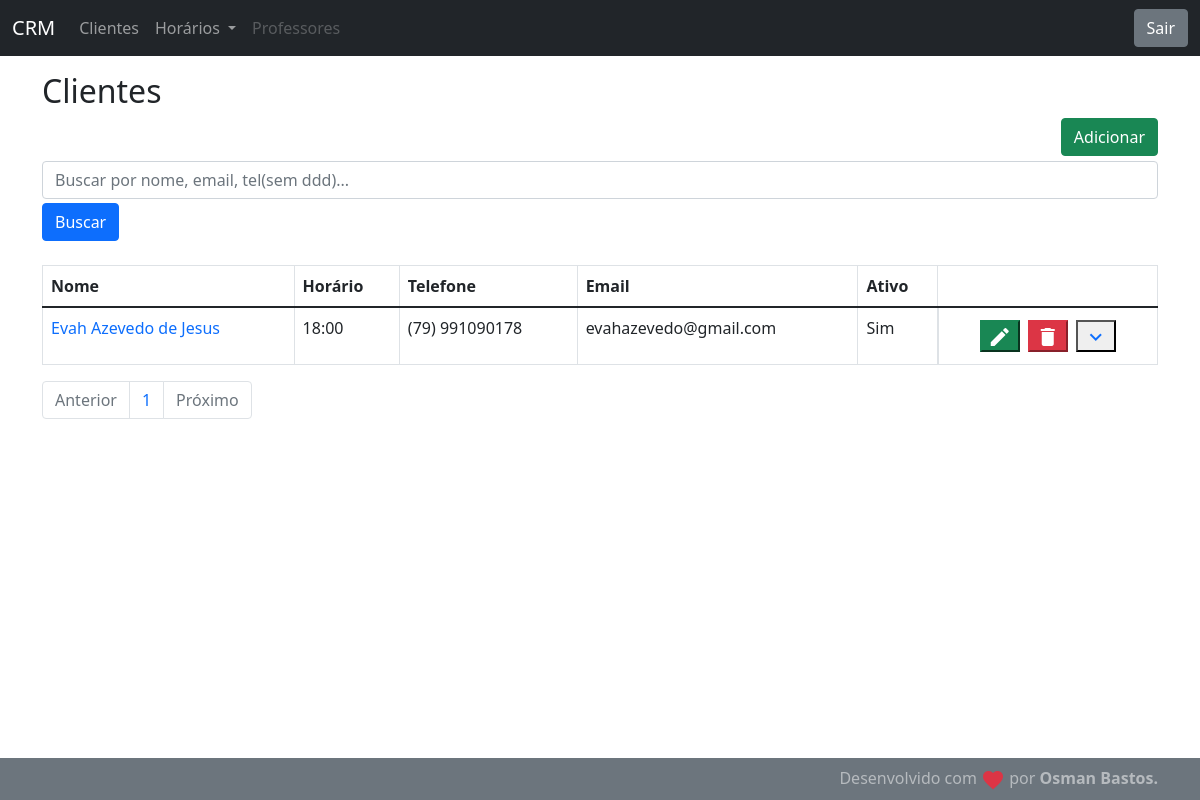
The app's page /customer/list/?class_time=18:00, older data.
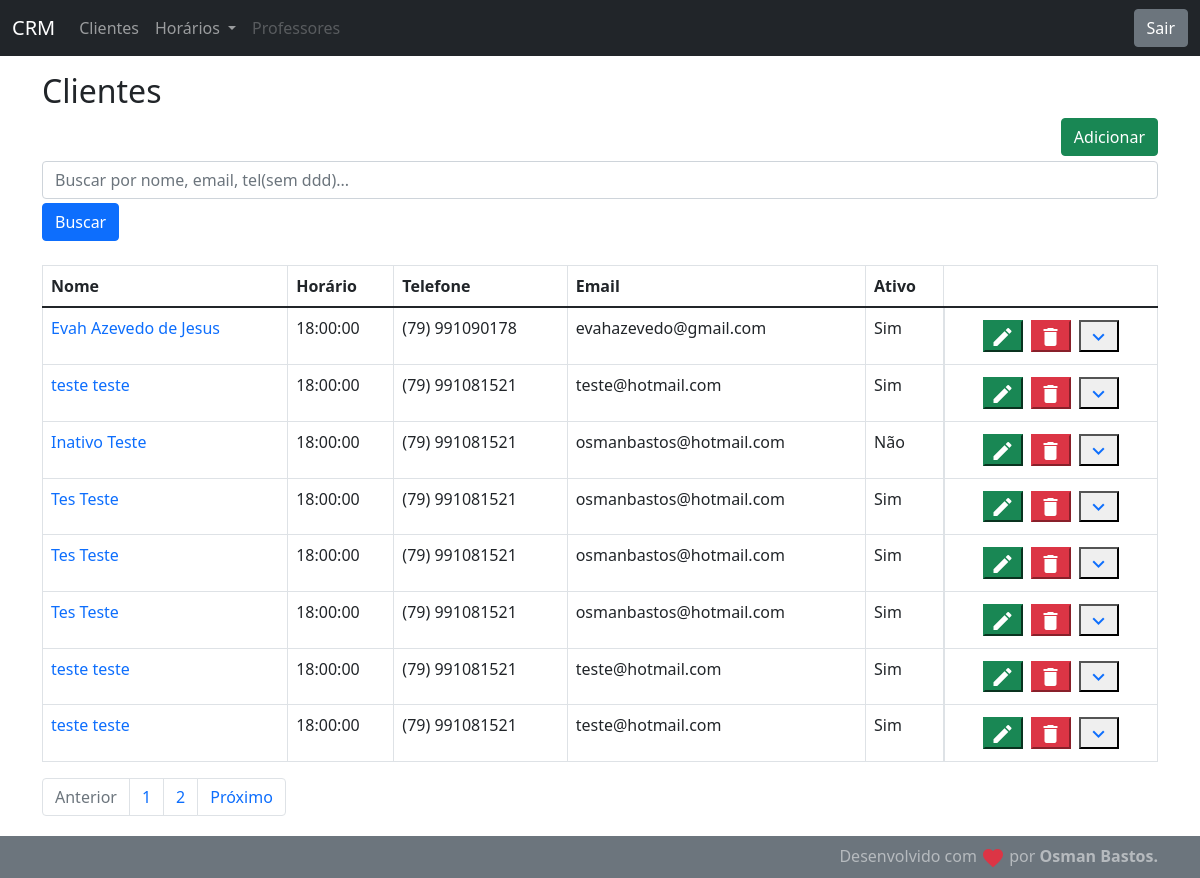
The same page, newer data.
### customer/models.py (models this page shows, shortened)
class Customer(models.Model):
    first_name = models.CharField(max_length=30)
    last_name = models.CharField(max_length=50)
    email = models.EmailField(max_length=254)
    birth_date = models.DateField()
    cpf_field = models.CharField(max_length=11, unique=True, blank=True, null=True)
    area_code = models.CharField(max_length=2)
    phone = models.CharField(max_length=9)
    address = models.CharField(max_length=100)
    address_number = models.CharField(max_length=10)
    created_date = models.DateTimeField(auto_now_add=True)
    update_date = models.DateTimeField(auto_now=True)
    class_time = models.CharField(max_length=8, default='00:00')
    active = models.BooleanField(default=True)
    evolution_field = models.CharField(max_length=500, blank=True, null=True)
    evolution_updated = models.DateTimeField(blank=True, null=True, auto_now=True)
    def get_full_name(self):
        return self.first_name + ' ' + self.last_name
    def get_full_phone(self):
        return '(' + self.area_code + ') ' + self.phone
    def get_full_evolution(self):
        return self.evolution_updated.strftime('%d/%m/%Y %H:%M')
    def get_absolute_url(self):
        return reverse('customer:customer-update', kwargs={'id': self.id})
    def get_delete_url(self):
        return reverse('customer:customer-delete', kwargs={'id': self.id})
    class Meta:
        db_table = 'customer'

### customer/views.py (the view)
# urls.py: path("list/", CustomerListView.as_view(), name='customer-list'),
class CustomerListView(ListView):
    template_name = "customer/customer_list.html"
    paginate_by = 8
    model = Customer
    def get_queryset(self):
        query = self.request.GET.get("name")
        class_time = self.request.GET.get("class_time")
        queryset = Customer.objects.all()
        if query:
            return Customer.objects.filter(first_name__icontains=query) | Customer.objects.filter(last_name__icontains=query) | Customer.objects.filter(email__icontains=query) | Customer.objects.filter(phone__icontains=query)
        if class_time:
            return Customer.objects.filter(class_time__icontains=class_time)
        return Customer.objects.all()

### customer/templates/customer/customer_list.html (shortened to what this page needs)
{% extends "model-page.html"%}
{% block content %}
    <h2>Clientes</h2>
    <a href="{% url "customer:customer-create" %}">
        <button type="button" class="btn btn-success"
            style="float: right; margin-bottom: 5px">Adicionar</button>
    </a>
    <form>
        <div class="form-group mb-1">
            <input class="form-control" type="text" name="name" placeholder="Buscar por nome, email, tel(sem ddd)...">
        </div>
        <button type="submit" class="btn btn-primary">Buscar</button>
    <form>
    <div class="table-responsive mt-4">
        <table class="table table-bordered table-responsive-md">
            <thead>
                <tr>
                    <th>Nome</th>
                    <th>Horário</th>
                    <th>Telefone</th>
                    <th>Email</th>
                    <th>Ativo</th>
                    <th></th>
                </tr>
            </thead>
            <tbody>
                {% for customer in customer_list%}
                    <tr>
                        <td><a href="{{ customer.get_absolute_url }}">{{ customer.get_full_name }}</a></td>
                        <td>{{ customer.class_time }}</td>
                        <td>{{ customer.get_full_phone }}</td>
                        <td>{{ customer.email }}</td>
                        <td>{{ customer.active|yesno:"Sim,Não" }}</td>
                        <td style="display: flex; flex-direction: row; justify-content: center;">
                                <a href="{{ customer.get_absolute_url }}"><button type="button" class="m-1 btn-success"><i class="material-icons align-middle text-white">edit</i></button></a>
                            <form method="post" action="{{ customer.get_delete_url }}" onsubmit="return confirmDeletion();">{% csrf_token %}
                                    <button type="submit" class="m-1 btn-danger"><i class="material-icons align-middle text-white">delete</i></button>
                            </form>
                            <button type="button" class="m-1 btn-link" onclick="toggleDetails('{{ customer.id }}')"><i class="material-icons align-middle">expand_more</i></button>
                         </td>
                    </tr>
                {% endfor %}
            </tbody>
        </table>
    </div>
    <ul class="pagination">
        {% if page_obj.has_previous %}
            <li class="page-item"><a class="page-link"
                href="?page={{ page_obj.previous_page_number }}">Anterior</a></li>
        {% else %}
            <li class="page-item disabled"><a class="page-link" href="#">Anterior</a></li>
        {% endif %}
        {% for object in page_obj.paginator.page_range %}
            <li class="page-item"><a class="page-link" href="?page={{ forloop.counter }}">{{ forloop.counter }}</a></li>
        {% endfor %}
        {% if page_obj.has_next %}
            <li class="page-item"><a class="page-link"
                href="?page={{ page_obj.next_page_number }}">Próximo</a></li>
        {% else %}
            <li class="page-item disabled"><a class="page-link" href="#">Próximo</a></li>
        {% endif %}
    </ul>
{% endblock %}

Row changes from the older to the newer data that the page shows:
changed Customer "Evah Azevedo de Jesus": class_time "18:00" → "18:00:00"
added Customer: get_full_name "teste teste", class_time "18:00:00", get_full_phone "(79) 991081521", email "teste@hotmail.com", active "Sim"
added Customer: get_full_name "Inativo Teste", class_time "18:00:00", get_full_phone "(79) 991081521", email "osmanbastos@hotmail.com", active "Não"
added Customer: get_full_name "Tes Teste", class_time "18:00:00", get_full_phone "(79) 991081521", email "osmanbastos@hotmail.com", active "Sim"
added Customer: get_full_name "Tes Teste", class_time "18:00:00", get_full_phone "(79) 991081521", email "osmanbastos@hotmail.com", active "Sim"
added Customer: get_full_name "Tes Teste", class_time "18:00:00", get_full_phone "(79) 991081521", email "osmanbastos@hotmail.com", active "Sim"
added Customer: get_full_name "teste teste", class_time "18:00:00", get_full_phone "(79) 991081521", email "teste@hotmail.com", active "Sim"
added Customer: get_full_name "teste teste", class_time "18:00:00", get_full_phone "(79) 991081521", email "teste@hotmail.com", active "Sim"
Text that changed along with them:
new list line: "2"
